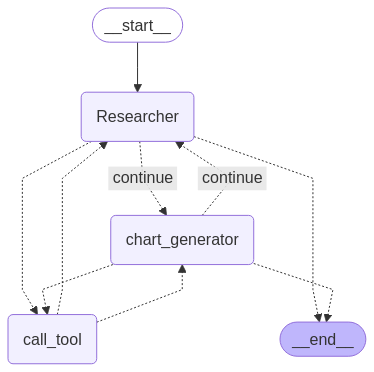

Reproduce this figure in Python.
# 导入基本消息类、用户消息类和工具消息类
from langchain_core.messages import (
    BaseMessage,
    HumanMessage,
    ToolMessage,
)
# 导入聊天提示模板和消息占位符
from langchain_core.prompts import ChatPromptTemplate, MessagesPlaceholder
# 导入状态图相关的常量和类
from langgraph.graph import END, StateGraph, START

from llm_basic.llm_client import llmClient


# 定义一个函数，用于创建代理
def create_agent(llm, tools, system_message: str):
    """创建一个代理。"""
    # 创建一个聊天提示模板
    prompt = ChatPromptTemplate.from_messages(
        [
            (
                "system",
                "你是一个有帮助的AI助手，与其他助手合作。"
                " 使用提供的工具来推进问题的回答。"
                " 如果你不能完全回答，没关系，另一个拥有不同工具的助手"
                " 会接着你的位置继续帮助。执行你能做的以取得进展。"
                " 如果你或其他助手有最终答案或交付物，"
                " 在你的回答前加上FINAL ANSWER，以便团队知道停止。"
                " 你可以使用以下工具: {tool_names}。\n{system_message}",
            ),
            # 消息占位符
            MessagesPlaceholder(variable_name="messages"),
        ]
    )
    # 传递系统消息参数
    prompt = prompt.partial(system_message=system_message)
    # 传递工具名称参数
    prompt = prompt.partial(tool_names=", ".join([tool.name for tool in tools]))
    # 绑定工具并返回提示模板
    return prompt | llm.bind_tools(tools)


# 导入注解类型
from typing import Annotated

# 导入Tavily搜索工具
from langchain_community.tools.tavily_search import TavilySearchResults
# 导入工具装饰器
from langchain_core.tools import tool
# 导入Python REPL工具
from langchain_experimental.utilities import PythonREPL

# 创建Tavily搜索工具实例，设置最大结果数为5
tavily_tool = TavilySearchResults(max_results=5)

# 警告：这会在本地执行代码，未沙箱化时可能不安全
# 创建Python REPL实例
repl = PythonREPL()


# 定义一个工具函数，用于执行Python代码
@tool
def python_repl(
        code: Annotated[str, "要执行以生成图表的Python代码。"],
):
    """使用这个工具来执行Python代码。如果你想查看某个值的输出，
    应该使用print(...)。这个输出对用户可见。"""
    try:
        # 尝试执行代码matplotlib
        result = repl.run(code)
    except BaseException as e:
        # 捕捉异常并返回错误信息
        return f"执行失败。错误: {repr(e)}"
    # 返回执行结果
    result_str = f"成功执行:\n```python\n{code}\n```\nStdout: {result}"
    return (
            result_str + "\n\n如果你已完成所有任务，请回复FINAL ANSWER。"
    )

"""
result_str 值如下
成功执行:
```python
import matplotlib.pyplot as plt

# Data
years = ["2018", "2019", "2020", "2021", "2022"]
market_size = [10.1, 14.69, 22.59, 34.87, 62.5]

# Create the plot
plt.figure(figsize=(10, 6))
plt.plot(years, market_size, marker='o', linestyle='-', color='b')

# Adding titles and labels
plt.title("Global AI Software Market Size (2018-2022)")
plt.xlabel("Year")
plt.ylabel("Market Size (in billion USD)")
plt.grid(True)

# Display the plot
plt.show()
```
Stdout: 
"""

# 导入操作符和类型注解
import operator
from typing import Annotated, Sequence, TypedDict

# 导入OpenAI聊天模型
from langchain_openai import ChatOpenAI


# 定义一个对象，用于在图的每个节点之间传递
# 我们将为每个代理和工具创建不同的节点
class AgentState(TypedDict):
    # messages字段用于存储消息的序列，并且通过 Annotated 和 operator.add 提供了额外的信息，解释如何处理这些消息。
    messages: Annotated[Sequence[BaseMessage], operator.add]
    # sender 用于存储当前消息的发送者。通过这个字段，系统可以知道当前消息是由哪个代理生成的。
    sender: str


# 导入functools模块
import functools

# 导入AI消息类
from langchain_core.messages import AIMessage


# 辅助函数，用于为给定的代理创建节点
def agent_node(state, agent, name):
    # 调用代理
    result = agent.invoke(state)
    # 检查 result 是否是 ToolMessage 类型的实例
    if isinstance(result, ToolMessage):
        pass
    else:
        #将 tavily result 转换为 AIMessage 类型，并且将 name 作为发送者的名称附加到消息中。
        result = AIMessage(**result.dict(exclude={"type", "name"}), name=name)
    return {
        "messages": [result],
        # 由于我们有一个严格的工作流程，我们可以
        # 跟踪发送者，以便知道下一个传递给谁。
        "sender": name,
    }


# 创建OpenAI聊天模型实例
llm = llmClient()

# 研究代理和节点
research_agent = create_agent(
    llm,
    [tavily_tool],
    system_message="你应该提供准确的数据供chart_generator使用。",
)
# 创建一个检索节点，部分应用函数（partial function）
# 其中 agent 参数固定为 research_agent，name 参数固定为 "Researcher"。
research_node = functools.partial(agent_node, agent=research_agent, name="Researcher")

# 图表生成器
chart_agent = create_agent(
    llm,
    [python_repl],
    system_message="你展示的任何图表都将对用户可见。",
)
# 创建图表生成节点
chart_node = functools.partial(agent_node, agent=chart_agent, name="chart_generator")

# 导入预构建的工具节点
from langgraph.prebuilt import ToolNode

# 定义工具列表
tools = [tavily_tool, python_repl]
# 创建工具节点
tool_node = ToolNode(tools)

# 任一代理都可以决定结束
from typing import Literal

# 定义路由器函数
def router(state) -> Literal["call_tool", "__end__", "continue"]:
    # 这是路由器
    messages = state["messages"]
    last_message = messages[-1]
    # 检查 last_message 是否包含工具调用（tool calls）
    if last_message.tool_calls:
        return "call_tool"
    #如果已经获取到最终答案，则返回结束节点
    if "FINAL ANSWER" in last_message.content:
        # 任何代理决定工作完成
        return "__end__"
    return "continue"


# 创建状态图实例
workflow = StateGraph(AgentState)

# 添加研究员节点
workflow.add_node("Researcher", research_node)
# 添加图表生成器节点
workflow.add_node("chart_generator", chart_node)
# 添加工具调用节点
workflow.add_node("call_tool", tool_node)

# 添加条件边
workflow.add_conditional_edges(
    "Researcher",
    router,
    {"continue": "chart_generator", "call_tool": "call_tool", "__end__": END},
)
workflow.add_conditional_edges(
    "chart_generator",
    router,
    {"continue": "Researcher", "call_tool": "call_tool", "__end__": END},
)

# 添加条件边
workflow.add_conditional_edges(
    "call_tool",
    # 这个 lambda 函数的作用是从状态中获取sender名称，以便在条件边的映射中使用。
    # 如果 sender 是 "Researcher"，工作流将转移到 "Researcher" 节点。
    # 如果 sender 是 "chart_generator"，工作流将转移到 "chart_generator" 节点。
    lambda x: x["sender"],
    {
        "Researcher": "Researcher",
        "chart_generator": "chart_generator",
    },
)
# 添加起始边
workflow.add_edge(START, "Researcher")
# 编译工作流图
graph = workflow.compile()

# 将生成的图片保存到文件
graph_png = graph.get_graph().draw_mermaid_png()
with open("collaboration.png", "wb") as f:
    f.write(graph_png)

# 事件流
events = graph.stream(
    {
        "messages": [
            HumanMessage(
                content="获取过去5年AI软件市场规模，"
                        " 然后绘制一条折线图。"
                        " 一旦你编写好代码，完成任务。"
            )
        ],
    },
    # 图中最多执行的步骤数
    {"recursion_limit": 150},
)
# 打印事件流中的每个状态
for s in events:
    print(s)
    print("----")
